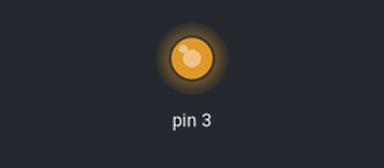
Recording of a sketch running on a simulated Arduino Uno, built with avr-gcc and run on an emulated ATmega328P. On the bench: output pins drawn as LEDs (lit = HIGH).

Above: at 7.5 s.
Timing chart, 0 to 40.0 s (numbered marks = the images above):
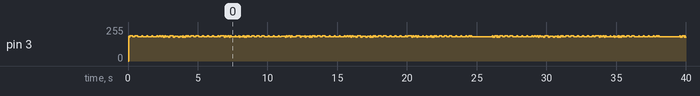

The sketch:

b_ECG_Arritmia.ino
```cpp
int8_t ECG_A[] = {-26	-26	-26	-27	-28,	-29,	-29,	-30,	-30,	-31,	-29,	-28,	-27,	-29,	-28,	-29,	-30,	-31,	-31,	-31,	-29,	-29,	-28,	-27,	-27,	-25,	-29,	-28,	-29,	-29,	-29,	-29,	-29,	-27,	-25,	-24,	-23,	-23,	-23,	-21,	-21,	-21,	-21,	-20,	-19,	-17,	-15,	-13,	-10,	-7,	-6,	-4,	-4,	-5,	-7,	-7,	-8,	-9,	-8,	-9,	-11,	-11,	-14,	-16,	-20,	-23,	-24,	-28,	-30,	-31,	-33,	-30,	-31,	-31,	-31,	-32,	-33,	-33,	-33,	-33,	-33,	-34,	-32,	-31,	-31,	-31,	-33,	-33,	-33,	-34,	-34,	-35,	-33,	-32,	-31,	-31,	-31,	-31,	-33,	-37,	-43,	-50,	-57,	-66,	-70,	-65,	-48,	-18,	21,	69,	119,	163,	195,	206,	191,	145,	83,	21,	-26,	-51,	-60,	-59,	-57,	-59,	-69,	-84,	-102,	-118,	-133,	-138,	-141,	-138,	-134,	-125,	-116,	-105,	-93,	-83,	-71,	-61,	-53,	-45,	-41,	-36,	-36,	-34,	-33,	-32,	-33,	-33,	-33,	-32,	-31,	-30,	-29,	-27,	-27,	-25,	-27,	-27,	-27,	-29,	-29,	-28,	-25,	-23,	-21,	-18,	-20,	-19,	-19,	-18,	-19,	-19,	-19,	-18,	-19,	-18,	-17,	-16,	-16,	-15,	-14,	-13,	-13,	-12,	-10,	-9,	-10,	-9,	-6,	-5,	-5,	-5,	-5,	-4,	-3,	-2,	-1,	1,	1,	4,	8,	9,	10,	13,	13,	13,	16,	15,	17,	19,	22,	23,	26,	28,	29,	31,	28,	30,	33,	35,	35,	37,	38,	40,	41,	43,	43,	44,	46,	47,	49,	49,	49,	52,	55,	54,	54,	57,	53,	53,	50,	47,	43,	38,	36,	34,	34,	32,	32,	31,	28,	23,	19,	15,	10,	6,	3,	1,	1,	-1,	0,	1,	-2,	-5,	-9,	-11,	-13,	-13,	-13,	-13,	-13,	-13,	-14,	-15,	-17,	-20,	-21,	-21,	-22,	-24,	-23,	-23,	-20,	-21,	-17,	-15,	-16,	-15,	-17,	-17,	-21,	-21,	-23,	-21,	-21,	-19,	-17,	-17,	-17,	-16,	-19,	-21,	-21,	-21,	-21,	-21,	-20,	-19,	-20,	-20,	-20,	-20,	-21,	-22,	-23,	-23,	-24,	-25,	-26,	-25,	-24,	-24,	-24,	-23,	-23,	-24,	-25,	-26,	-25,	-25,	-26,	-23,	-24,	-23,	-25,	-25,	-24,	-26,	-29,	-29,	-31,	-31,	-30,	-29,	-29,	-29,	-28,	-27,	-27,	-26,	-26,	-25,	-25,	-27,	-26,	-27,	-27,	-25,	-26,	-27,	-26,	-25,	-24,	-21,	-18,	-18,	-16,	-15,	-16,	-15,	-15,	-15,	-12,	-10,	-7,	-7,	-5,	-5,	-4,	-3,	-3,	-5,	-8,	-10,	-11,	-14,	-16,	-20,	-23,	-25,	-27,	-30,	-31,	-31,	-29,	-29,	-27,	-28,	-30,	-32,	-35,	-35,	-35,	-35,	-33,	-29,	-30,	-30,	-31,	-34,	-35,	-36,	-36,	-34,	-33,	-31,	-29,	-29,	-31,	-29,	-33,	-39,	-47,	-58,	-64,	-63,	-43,	-11,	38,	93,	146,	189,	209,	197,	150,	75,	1,	-55,	-83,	-88,	-82,	-75,	-77,	-81,	-93,	-109,	-121,	-129,	-133,	-133,	-127,	-117,	-105,	-91,	-78,	-67,	-57,	-50,	-43,	-39,	-35,	-33,	-31,	-28,	-27,	-25,	-24,	-25,	-25,	-26,	-27,	-26,	-24,	-22,	-20,	-16,	-17,	-15,	-16,	-18,	-19,	-21,	-23,	-22,	-19,	-16,	-13,	-11,	-10,	-9,	-11,	-12,	-15,	-15,	-16,	-16,	-13,	-11,	-10,	-7,	-3,	-1,	-1,	-2,	-3,	-3,	-4,	-3,	-1,	-1,	-1,	1,	3,	7,	9,	12,	13,	11,	10,	9,	9,	10,	11,	13,	15,	19,	20,	22,	23,	25,	25,	26,	27,	27,	29,	31,	33,	35,	37,	38,	38,	38,	39,	41,	41,	44,	45,	48,	47,	50,	51,	51,	49,	47,	45,	43,	43,	39,	40,	39,	37,	35,	33,	31,	27,	23,	22,	18,	15,	13,	9,	7,	4,	4,	1,	-1,	-1,	-3,	-7,	-8,	-9,	-11,	-11,	-12,	-12,	-13,	-13,	-13,	-14,	-15,	-15,	-17,	-17,	-15,	-17,	-17,	-15,	-15,	-14,	-13,	-14,	-13,	-13,	-15,	-14,	-14,	-13,	-14,	-13,	-13,	-12,	-12,	-10,	-11,	-11,	-13,	-13,	-13,	-14,	-14,	-13,	-13,	-13,	-15,	-15,	-17,	-19,	-20,	-20,	-19,	-19,	-18,	-19,	-18,	-18,	-20,	-21,	-22,	-21,	-23,	-23,	-24,	-23,	-26,	-23,	-21,	-21,	-20,	-21,	-21,	-23,	-24,	-23,	-24,	-24,	-24,	-23,	-23,	-23,	-23,	-23,	-23,	-24,	-23,	-25,	-23,	-21,	-21,	-18,	-17,	-16,	-15,	-15,	-15,	-15,	-13,	-11,	-8,	-6,	-3,	-1,	0,	-2,	-3,	-5,	-7,	-10,	-12,	-13,	-14,	-15,	-16,	-18,	-19,	-23,	-25,	-28,	-30,	-31,	-32,	-33,	-32,	-31,	-32,	-32,	-31,	-32,	-33,	-35,	-35,	-35,	-36,	-35,	-36,	-35,	-35,	-33,	-32,	-33,	-33,	-33,	-35,	-35,	-36,	-36,	-37,	-35,	-34,	-33,	-33,	-35,	-33,	-33,	-33,	-37,	-35,	-37,	-36,	-35,	-34,	-33,	-35,	-33,	-33,	-34,	-35,	-35,	-35,	-37,	-37,	-37,	-36,	-35,	-34,	-33,	-33,	-35,	-35,	-37,	-36,	-35,	-36,	-34,	-35,	-34,	-32,	-33,	-32,	-33,	-33,	-34,	-34,	-33,	-35,	-35,	-35,	-34,	-33,	-33,	-33,	-33,	-33,	-33,	-34,	-34,	-35,	-35,	-35,	-33,	-31,	-31,	-30,	-33,	-32,	-33,	-32,	-33,	-32,	-32,	-31,	-30,	-30,	-29,	-29,	-29,	-28,	-29,	-30,	-30,	-28,	-28,	-29,	-27,	-26,	-25,	-25,	-25,	-26,	-29,	-27,	-27,	-27,	-26,	-27,	-25,	-25,	-26,	-24,	-24,	-23,	-24,	-27,	-25,	-26,	-25,	-23,	-22,	-22,	-22,	-23,	-23,	-23,	-24,	-24,	-24,	-25,	-23,	-25,	-24,	-24,	-25,	-24,	-22,	-24,	-24,	-23,	-24,	-25,	-25,	-23,	-22,	-21,	-22,	-20,	-23,	-25,	-25,	-24,	-23,	-23,	-22,	-22,	-21,	-19,	-21,	-21,	-20,	-21,	-21,	-21,	-23,	-23,	-22,	-21,	-21,	-19,	-19,	-19,	-21,	-21,	-21,	-23,	-21,	-23,	-23,	-20,	-21,	-21,	-20,	-19,	-19,	-19,	-19,	-21,	-21,	-21,	-21,	-20,	-19,	-18,	-16,	-17,	-19,	-18,	-21,	-20,	-20,	-19,	-20,	-18,	-18,	-15,	-15,	-16,	-15,	-15,	-17,	-17,	-17,	-17,	-17,	-17,	-17,	-14,	-14,	-16,	-15,	-15,	-17,	-18,	-17,	-17,	-17,	-17,	-17,	-13,	-15,	-15,	-15,	-15,	-15,	-16,	-17,	-19,	-15,	-15,	-16,	-15,	-15,	-13,	-15,	-16,	-17,	-16,	-16,	-16,	-15,	-14,	-14,	-13,	-13,	-13,	-12,	-13,	-13,	-14,	-15,	-13,	-15,	-13,	-13,	-11,	-11,	-11,	-10,	-11,	-11,	-10,	-9,	-8,	-5,	-5,	-5,	-1,	-1,	-1,	1,	2,	5,	6,	7,	12,	13,	13,	14,	14,	13,	11,	9,	5,	4,	3,	-1,	-3,	-3,	-4,	-7,	-8,	-11,	-11,	-12,	-13,	-15,	-15,	-17,	-16,	-15,	-15,	-16,	-15,	-17,	-17,	-15,	-15,	-17,	-17,	-16,	-17,	-17,	-15,	-16,	-13,	-14,	-15,	-16,	-19,	-25,	-31,	-40,	-49,	-51,	-42,	-20,	16,	61,	110,	160,	203,	234,	246,	234,	194,	137,	80,	36,	11,	3,	3,	10,	13,	15,	11,	4,	-2,	-9,	-14,	-15,	-13,	-15,	-14,	-15,	-15,	-17,	-19,	-20,	-21,	-21,	-21,	-21,	-19,	-19,	-20,	-21,	-23,	-22,	-23,	-24,	-24,	-24,	-22,	-21,	-19,	-19,	-18,	-18,	-20,	-21,	-22,	-21,	-21,	-20,	-19,	-18,	-19,	-18,	-19,	-17,	-17,	-18,	-18,	-18,	-19,	-19,	-19,	-17,	-15,	-15,	-16,	-17,	-17,	-17,	-17,	-15,	-14,	-13,	-13,	-13,	-11,	-9,	-10,	-9,	-11,	-9,	-11,	-10,	-10,	-10,	-7,	-8,	-6,	-5,	-4,	-5,	-6,	-5,	-5,	-7,	-7,	-7,	-7,	-5,	-4,	-1,	-1,	-1,	-2,	-1,	-3,	-2,	-1,	-1,	2,	5,	6,	9,	9,	11,	12,	15,	15,	14,	16,	17,	19,	22,	25,	27,	28,	29,	31,	34,	34,	37,	38,	39,	40,	43,	44,	46,	45,	45,	44,	41,	39,	38,	37,	37,	38,	39,	39,	36,	34,	32,	29,	26,	24,	19,	19,	17,	19,	19,	17,	17,	15,	16,	15,	11,	11,	7,	6,	6,	5,	7,	7,	5,	5,	5,	3,	1,	-1,	-2,	-1,	-1,	1,	1,	5,	5,	2,	0,	1,	0,	-2,	-3,	-3,	-3,	-1,	0,	-1,	-1,	-1,	-5,	-3,	-3,	-3,	-5,	-5,	-5,	-4,	-5,	-2,	-5,	-5,	-7,	-11,	-10,	-9,	-9,	-7,	-7,	-9,	-9,	-9,	-11,	-13,	-13,	-13,	-13,	-12,	-13,	-11,	-12,	-13,	-12,	-13,	-13,	-11,	-13,	-12,	-13,	-13,	-16,	-13,	-14,	-14,	-14,	-15,	-14,	-16,	-15,	-15,	-15,	-14,	-15,	-17,	-17,	-13,	-13,	-9,	-6,	-4,	-1,	-2,	-3,	-4,	-5,	-3,	1,	3,	8,	10,	12,	11,	8,	5,	1,	-1,	-3,	-5,	-6,	-5,	-6,	-7,	-8,	-11,	-13,	-18,	-19,	-21,	-23,	-24,	-24,	-24,	-23,	-23,	-22,	-23,	-22,	-24,	-25,	-27,	-27,	-28,	-29,	-27,	-25,	-24,	-22,	-21,	-21,	-23,	-25,	-25,	-27,	-25,	-26,	-27,	-29,	-35,	-45,	-54,	-60,	-53,	-35,	-3,	43,	95,	151,	194,	219,	213,	172,	103,	29,	-31,	-65,	-77,	-75,	-70,	-68,	-71,	-81,	-91,	-105,	-115,	-123,	-125,	-124,	-120,	-113,	-103,	-91,	-77,	-63,	-53,	-43,	-39,	-31,	-27,	-27,	-25,	-25,	-27,	-25,	-24,	-22,	-19,	-18,	-17,	-16,	-17,	-17,	-17,	-17,	-17,	-15,	-13,	-12,	-12,	-11,	-11,	-11,	-11,	-13,	-11,	-13,	-11,	-11,	-10,	-7,	-5,	-6,	-4,	-4,	-5,	-7,	-11,	-8,	-6,	-4,	-3,	-1,	3,	3,	6,	5,	7,	7,	7,	5,	8,	7,	9,	13,	17,	18,	19,	23,	21,	21,	21,	20,	23,	25,	29,	29,	33,	36,	39,	40,	42,	43,	43,	40,	42,	43,	44,	47,	48,	49,	49,	50,	49,	51,	50,	51,	53,	52,	53,	53,	51,	51,	49,	48,	47,	45,	43,	40,	38,	36,	33,	31,	28,	27,	23,	21,	15,	13,	9,	7,	7,	5,	4,	1,	0,	-3,	-5,	-6,	-7,	-8,	-10,	-14,	-16,	-17,	-14,	-13,	-11,	-9,	-10,	-12,	-15,	-16,	-17,	-17,	-17,	-16,	-15,	-15,	-14,	-11,	-11,	-10,	-11,	-12,	-12,	-14,	-13,	-13,	-13,	-11,	-11,	-11,	-11,	-11,	-11,	-11,	-13,	-13,	-14,	-14,	-13,	-13,	-12,	-11,	-13,	-13,	-13,	-15,	-15,	-15,	-17,	-17,	-15,	-16,	-16,	-14,	-15,	-17,	-17,	-19,	-17,	-18,	-19,	-19,	-18,	-19,	-17,	-17,	-19,	-19,	-20,	-20,	-19,	-22,	-21,	-19,	-19,	-17,	-15,	-14,	-13,	-11,	-11,	-11,	-11,	-11,	-9,	-7,	-5,	-2,	1,	3,	5,	5,	5,	1,	-1,	-3,	-3,	-5,	-5,	-7,	-8,	-11,	-14,	-16,	-19,	-23,	-24,	-26,	-27,	-27,	-27,	-27,	-25,	-26,	-27,	-28,	-29,	-28,	-30,	-31,	-30,	-31,	-29,	-30,	-28,	-28,	-27,	-28,	-29,	-29,	-29,	-30,	-30,	-32,	-35,	-39,	-48,	-57,	-61,	-55,	-31,	5,	57,	111,	164,	199,	205,	175,	111,	41,	-17,	-52,	-67,	-69,	-68,	-73,	-81,	-93,	-108,	-119,	-126,	-126,	-124,	-116,	-110,	-99,	-87,	-74,	-62,	-55,	-45,	-39,	-35,	-31,	-31,	-29,	-30,	-27,	-28,	-27,	-25,	-26,	-24,	-23,	-22,	-21,	-21,	-21,	-22,	-20,	-21,	-23,	-21,	-21,	-19,	-16,	-17,	-17,	-17,	-15,	-15,	-15,	-15,	-15,	-17,	-16,	-14,	-9,	-9,	-7,	-9,	-8,	-7,	-7,	-6,	-5,	-6,	-4,	-3,	-1,	1,	2,	5,	4,	5,	4,	5,	7,	8,	7,	11,	13,	15,	17,	15,	18,	19,	19,	20,	21,	22,	25,	27,	29,	31,	33,	35,	35,	37,	37,	35,	34,	37,	39,	40,	41,	43,	46};

int Fs =sizeof(ECG_A)/5;
float Ts = 1/Fs;

void setup() {
  pinMode(3,OUTPUT);
}

void loop() {
  for(int i=0;i<sizeof(ECG_A);i++){
    analogWrite(3,ECG_A[i]);
    delay(Ts*1000);
  }
}
```
